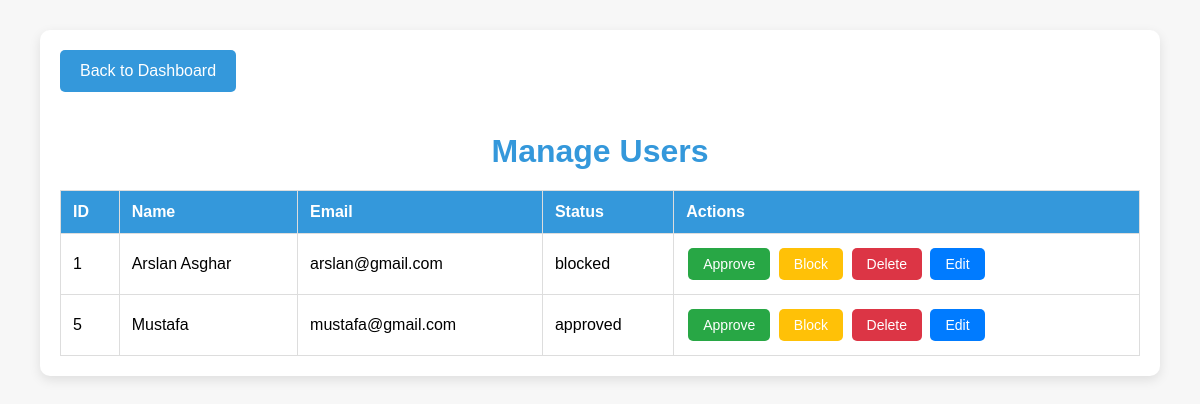
Page /admin/manage_users.php (signed in) on the committed database.
### tables this page shows
CREATE TABLE `users` (
  `id` int(11) NOT NULL,
  `name` varchar(100) NOT NULL,
  `email` varchar(100) NOT NULL,
  `password` varchar(100) NOT NULL,
  `status` enum('pending','approved','blocked') DEFAULT 'pending',
  `username` varchar(255) NOT NULL,
  `role` enum('user','admin') DEFAULT 'user'
);

### admin/manage_users.php (the view, shortened to what this page needs)
<?php
require_once '../config/config.php';
$stmt = $conn->prepare("SELECT * FROM users ORDER BY id ASC");
$stmt->execute();
$result = $stmt->get_result();
?>
<!DOCTYPE html>
<html lang="en">
<head>
</head>
<body>
    <div class="container">
        <a href="dashboard.php" class="back-btn">Back to Dashboard</a>
        <h1>Manage Users</h1>
        <table>
            <thead>
                <tr>
                    <th>ID</th>
                    <th>Name</th>
                    <th>Email</th>
                    <th>Status</th>
                    <th>Actions</th>
                </tr>
            </thead>
            <tbody>
                <?php while ($row = $result->fetch_assoc()): ?>
                <tr>
                    <td><?php echo $row['id']; ?></td>
                    <td><?php echo htmlspecialchars($row['name']); ?></td>
                    <td><?php echo htmlspecialchars($row['email']); ?></td>
                    <td><?php echo htmlspecialchars($row['status']); ?></td>
                    <td>
                        <form method="POST" action="manage_users.php" style="display:inline;">
                            <button type="submit" name="action" value="approve" class="approve-btn">Approve</button>
                            <button type="submit" name="action" value="block" class="block-btn">Block</button>
                            <button type="submit" name="action" value="delete" class="delete-btn">Delete</button>
                        </form>
                        <form method="POST" action="manage_users.php" style="display:inline;">
                            <button type="submit" name="edit_user_form" class="edit-btn">Edit</button>
                        </form>
                    </td>
                </tr>
                <?php endwhile; ?>
            </tbody>
        </table>
    </div>
</body>
</html>

### admin/manage_users.php (style rules this page uses)
body { font-family: 'Arial', sans-serif; background-color: #f7f7f7; margin: 0; padding: 0; }
.container { width: 90%; max-width: 1200px; margin: 30px auto; background-color: white; padding: 20px; border-radius: 10px; box-shadow: 0 4px 12px rgba(0, 0, 0, 0.1); }
h1 { color: #3498db; text-align: center; margin-bottom: 20px; }
.back-btn { display: inline-block; background-color: #3498db; color: white; padding: 12px 20px; text-decoration: none; border-radius: 5px; margin-bottom: 20px; }
table { width: 100%; border-collapse: collapse; margin-top: 20px; }
table th, table td { padding: 12px; border: 1px solid #ddd; text-align: left; }
table th { background-color: #3498db; color: white; }
.approve-btn, .block-btn, .delete-btn, .edit-btn { padding: 8px 15px; margin: 2px; border: none; border-radius: 5px; cursor: pointer; font-size: 14px; transition: background-color 0.3s; }
.approve-btn { background-color: #28a745; color: white; }
.block-btn { background-color: #ffc107; color: white; }
.delete-btn { background-color: #dc3545; color: white; }
.edit-btn { background-color: #007bff; color: white; }

### rows in the picture
users: id "1", name "Arslan Asghar", email "arslan@gmail.com", status "blocked"
users: id "5", name "Mustafa", email "mustafa@gmail.com", status "approved"
